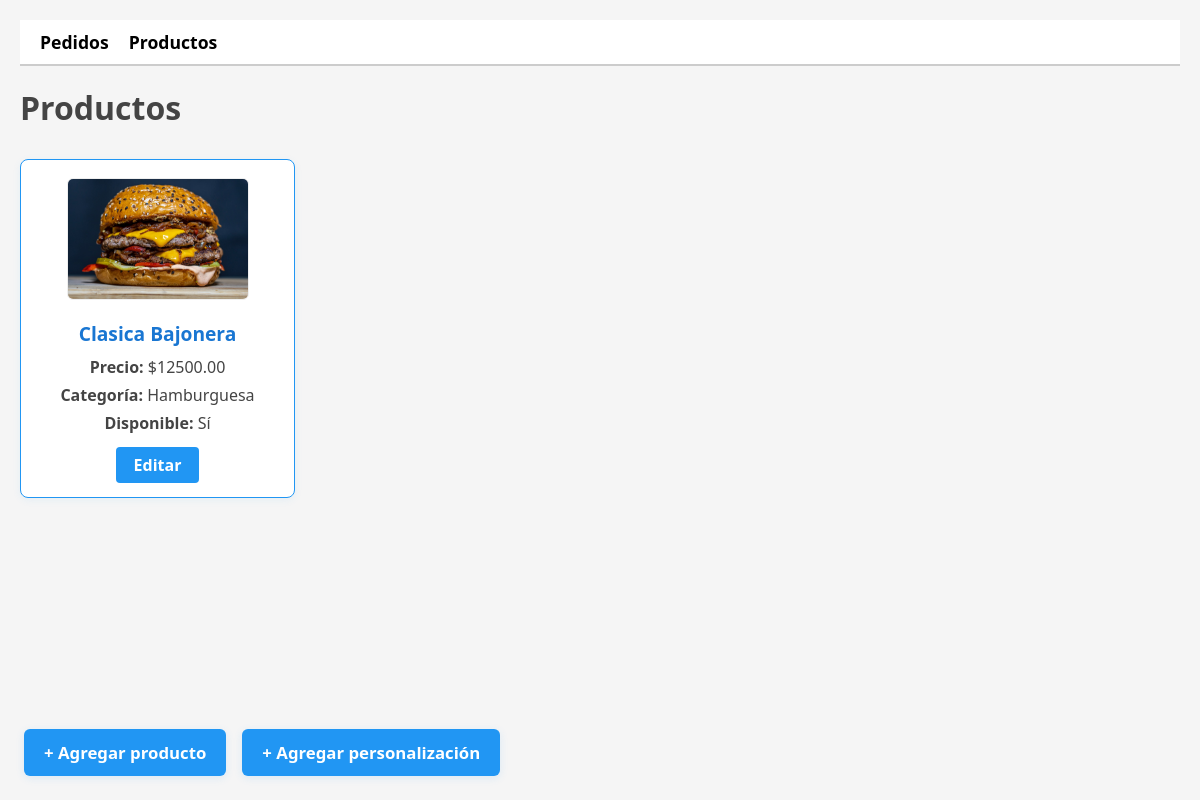
The app's page /panel/productos/ with its own data.
### mi_app/models.py (models this page shows, shortened)
class Producto(models.Model):
    nombre = models.CharField(max_length=100)
    descripcion = models.TextField(blank=True)
    precio = models.DecimalField(max_digits=8, decimal_places=2)
    categoria = models.CharField(max_length=50)
    disponible = models.BooleanField(default=True)
    personalizable = models.BooleanField(default=False)
    campos_personalizacion = models.ManyToManyField('PersonalizacionCampo', blank=True, related_name='productos')
    imagen = models.ImageField(upload_to='productos/', blank=True, null=True)  # 👈 campo nuevo

### mi_app/views/admin.py (the view)
# urls.py: path('panel/productos/', views.productos_admin, name='productos_admin'),
def productos_admin(request):
    productos = Producto.objects.all()
    return render(request, 'admin/productos_admin.html', {'productos': productos})

### mi_app/templates/admin/productos_admin.html (shortened to what this page needs)
{% load static %}
<link rel="stylesheet" href="{% static 'css/admin_panel.css' %}">
<nav class="admin-menu">
  <a href="{% url 'pedidos_admin' %}">Pedidos</a>
  <a href="{% url 'productos_admin' %}">Productos</a>
</nav>
<h1>Productos</h1>
<div class="productos-grid">
  {% for producto in productos %}
    <div class="producto-card">
      {% if producto.imagen %}
        <img src="{{ producto.imagen.url }}" alt="{{ producto.nombre }}" class="producto-img">
      {% endif %}
      <h2>{{ producto.nombre }}</h2>
      <p><strong>Precio:</strong> ${{ producto.precio }}</p>
      <p><strong>Categoría:</strong> {{ producto.categoria }}</p>
      <p><strong>Disponible:</strong> {{ producto.disponible|yesno:"Sí,No" }}</p>
      <a href="{% url 'editar_producto_admin' producto.pk %}" class="editar-btn">Editar</a>
    </div>
  {% empty %}
    <p>No hay productos cargados.</p>
  {% endfor %}
</div>
<div class="admin-fixed-buttons">
  <a href="{% url 'agregar_producto_admin' %}" class="admin-btn">+ Agregar producto</a>
  <a href="{% url 'lista_personalizaciones_admin' %}" class="admin-btn">+ Agregar personalización</a>
</div>

### mi_app/static/css/admin_panel.css (style rules this page uses)
h1 { margin-top: 20px; font-size: 2rem; color: #444; }
.admin-menu { background-color: #ffffff; padding: 10px 20px; border-bottom: 2px solid #ccc; margin-bottom: 20px; display: flex; gap: 20px; }
.admin-menu a { text-decoration: none; color: black; font-weight: bold; font-size: 1.1rem; }
.admin-btn { background: #2196f3; color: #fff; padding: 7px 18px; border-radius: 6px; font-weight: bold; text-decoration: none; font-size: 1em; box-shadow: 0 2px 8px rgba(33,150,243,0.12); transition: background 0.2s, box-shadow 0.2s; border: none; display: inline-block; }

### mi_app/templates/admin/productos_admin.html (style rules this page uses)
.productos-grid { display: grid; grid-template-columns: repeat(auto-fill, minmax(260px, 1fr)); gap: 20px; margin-top: 30px; }
.producto-card { background: #fff; border-radius: 8px; box-shadow: 0 2px 8px rgba(33,150,243,0.07); padding: 18px 18px 14px 18px; display: flex; flex-direction: column; align-items: center; border: 1.5px solid #2196f3; }
.producto-img { width: 100%; max-width: 180px; height: 120px; object-fit: cover; border-radius: 6px; margin-bottom: 10px; border: 1px solid #eee; }
.producto-card h2 { font-size: 1.2em; margin: 10px 0 6px 0; color: #1976d2; text-align: center; }
.producto-card p { margin: 3px 0; font-size: 1em; color: #444; }
.editar-btn { margin-top: 10px; background: #2196f3; color: #fff; padding: 7px 18px; border-radius: 4px; text-decoration: none; font-weight: bold; transition: background 0.2s; }
.admin-fixed-buttons { position: fixed; left: 24px; bottom: 24px; display: flex; gap: 16px; z-index: 200; }
.admin-btn { background: #2196f3; color: #fff; padding: 12px 20px; border-radius: 6px; font-weight: bold; text-decoration: none; font-size: 1.05em; box-shadow: 0 2px 8px rgba(33,150,243,0.12); transition: background 0.2s, box-shadow 0.2s; border: none; display: inline-block; }

### records on screen
Producto: imagen (picture), nombre "Clasica Bajonera", precio "12500.00", categoria "Hamburguesa", disponible "Sí"
